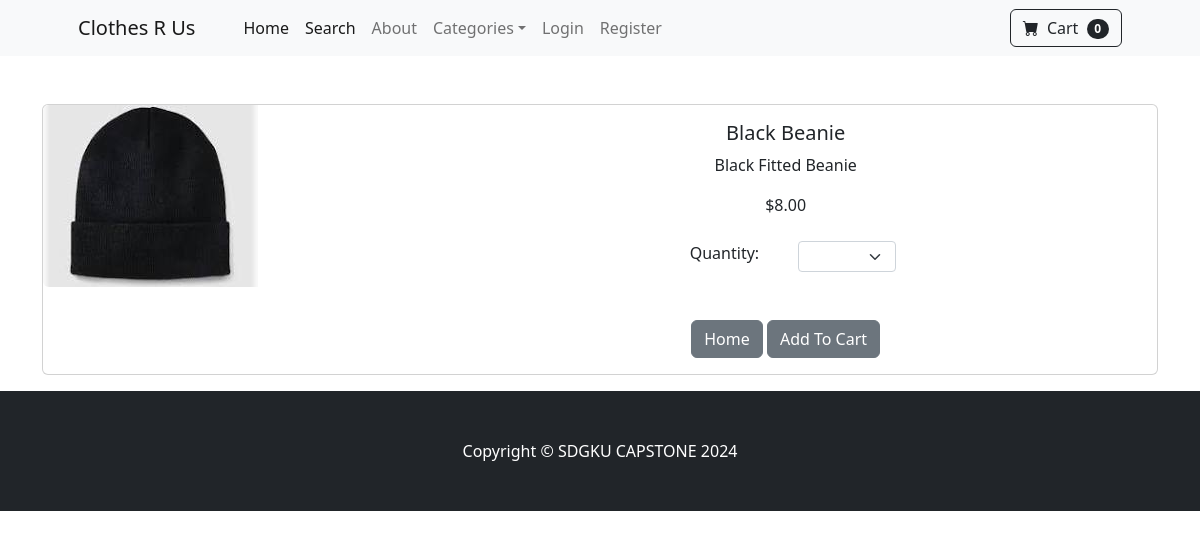
Page /product/13 on the committed database.
### pages/models.py (models this page shows, shortened)
class Product(models.Model):
    name = models.CharField(max_length=100)
    price = models.DecimalField(default=0, decimal_places=2, max_digits=6)
    category = models.ForeignKey(Category, on_delete=models.CASCADE, default=1)
    description = models.CharField(max_length=250, default='', blank=True, null=True)
    image = models.ImageField(upload_to="uploads/product/")
    is_sale = models.BooleanField(default=False)
    sale_price = models.DecimalField(default=0, decimal_places=2, max_digits=6)

### pages/views.py (the view)
# urls.py: path('product/<int:pk>', views.product, name='product'),
def product (request,pk):
     product = Product.objects.get(id=pk)
     return render(request, 'product.html',{'product':product})

### cart/cart.py (called while the page is built)
    def __len__(self):
        return len(self.cart)

### cart/context_processors.py (called while the page is built)
def cart(request):
    return{'cart': Cart(request)}

### pages/templates/product.html (shortened to what this page needs)
{% extends 'base.html' %}
{% block content %}
<div class="container">
  <br/><br/>
  <div class="card mb-3">
    <div class="row g-0">
      <div class="col-md-4">
        <img src="{{ product.image.url }}" class="img-fluid rounded-start" alt="">
      </div>
      <div class="col-md-8">
        <div class="card-body">
          <center>
          <h5 class="card-title">{{ product.name }}</h5>
          <p class="card-text">{{ product.description }}</p>
          {% if product.is_sale %}
          <div class="card-body p-4">
            <div class="text-center">
              <strike>
              ${{ product.price }}
              </strike>
              &nbsp;
              ${{ product.sale_price }}
            </div>
          </div>
            {% else %}
            ${{ product.price }}
            {% endif %}
            <br/><br/>
          <div class="row justify-content-center">
            <div class="col-md-2">Quantity:</div>
            <div class="col-md-2">
              <select class="form-select form-select-sm" id="qty-cart">
                <option selected>
                </option>
                <option value="1">1</option>
              </select>
            </div>
          </div>
            <br/>  <br/>
            <a href="{% url 'home' %}" class="btn btn-secondary">Home</a>
            <button type="button" value="{{ product.id }}" class="btn btn-secondary" id="add-cart">Add To Cart</button>
              </center>
          </div>
        </div>
      </div>
    </div>
  </div>
{% endblock %}

### rows in the picture
Product: image (picture), name "Black Beanie", description "Black Fitted Beanie", price "8.00"

### other values in the picture
{{ cart|length }} "0"
